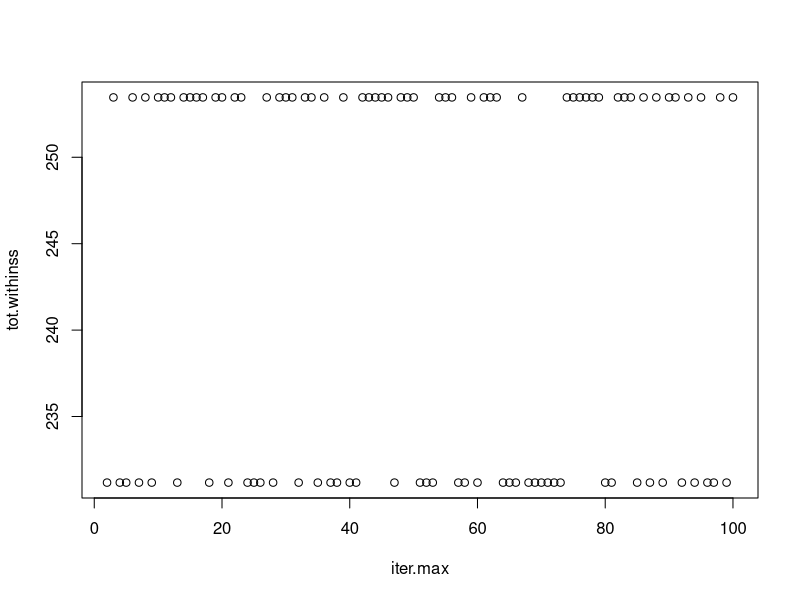
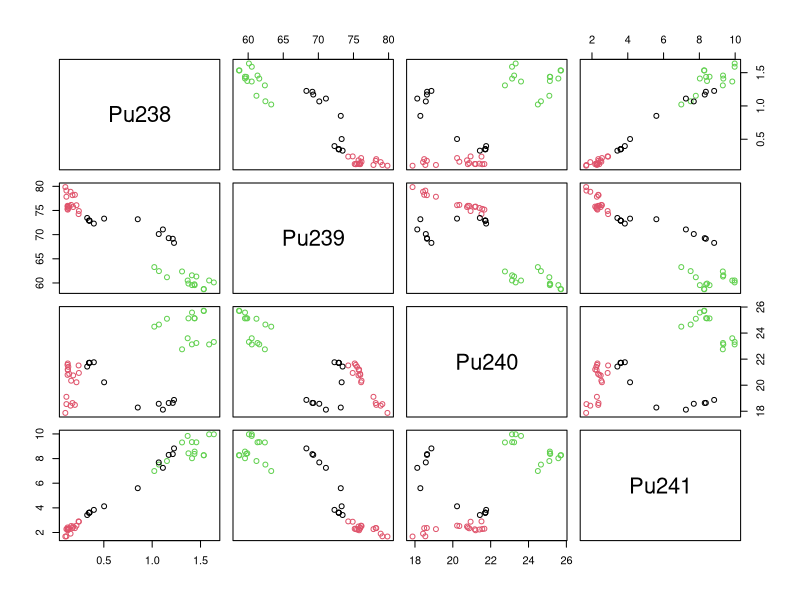

Reproduce these figures in R, in order.
# Разбейте множество объектов из набора данных pluton в пакете «cluster» 
# на 3 кластера методом центров тяжести (kmeans). Сравните качество 
# разбиения в зависимости от максимального числа итераций алгоритма.

library(cluster)

data("pluton")

# for(i in 2:10)
# {
#   cl <- kmeans(pluton, 3, iter.max = i) 
#   plot(pluton, col = cl$cluster)
#   points(cl$centers, col = 1:2, pch = 8, cex=2)
# }

library(cluster)
tot.withinss <- c()
for(i in seq(2,100)){
  cl <- kmeans(pluton,3,iter.max = i)
  tot.withinss <- append(tot.withinss, cl$tot.withinss)
  print(cl$tot.withinss)
  print(i)
}
plot(seq(2,100), tot.withinss, xlab='iter.max',ylab='tot.withinss')


cl <- kmeans(pluton, 3, iter.max = 100)
plot(pluton, col = cl$cluster)
points(cl$centers, col = 1:2, pch = 8, cex=2)